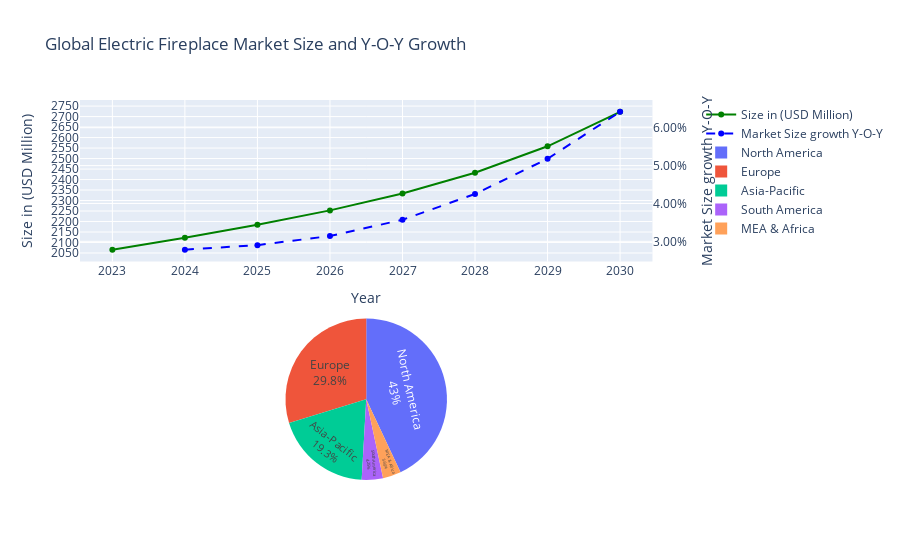

This figure's notebook cell:
### Code cell
import pandas as pd
import plotly.graph_objects as go
from plotly.subplots import make_subplots

# Load the Excel file
file_path = 'firemarket.xlsx'
sheet_names = ['Table1', 'Table2', 'Table3', 'Table4', 'Table5', 'Table6', 'Table7']

data = {sheet: pd.read_excel(file_path, sheet_name=sheet) for sheet in sheet_names}
df_table1 = data['Table1']
df_table2 = data['Table2']

# Create subplots with secondary y-axis for line plot and a separate subplot for pie chart
fig = make_subplots(
    rows=2, cols=1, 
    specs=[[{"secondary_y": True}], [{"type": "domain"}]]
)

# Add traces for line plot
fig.add_trace(
    go.Scatter(x=df_table1['Year'], y=df_table1['Size in (USD Million)'], name='Size in (USD Million)',
               mode='lines+markers', line=dict(color='green')),
    row=1, col=1, secondary_y=False,
)

fig.add_trace(
    go.Scatter(x=df_table1['Year'], y=df_table1['Market Size and Y-O-Y'], name='Market Size growth Y-O-Y',
               mode='lines+markers', line=dict(color='blue', dash='dash')),
    row=1, col=1, secondary_y=True,
)

# Add figure title
fig.update_layout(
    title_text="Global Electric Fireplace Market Size and Y-O-Y Growth"
)

# Set x-axis title
fig.update_xaxes(title_text="Year", row=1, col=1)

# Set y-axes titles
fig.update_yaxes(title_text="Size in (USD Million)", secondary_y=False, row=1, col=1)
fig.update_yaxes(title_text="Market Size growth Y-O-Y", secondary_y=True, row=1, col=1)

# Set y-axis tick interval
fig.update_yaxes(tick0=0, dtick=50, secondary_y=False, row=1, col=1)
fig.update_yaxes(tickformat=".2%", secondary_y=True, row=1, col=1)

# Prepare data for pie chart (for the year 2023)
regions = ['North America', 'Europe', 'Asia-Pacific', 'MEA & Africa', 'South America']
market_share_2023 = df_table2[df_table2['by Region/Year'] == 2023].iloc[0, 1:6].values

# Add pie chart trace
fig.add_trace(
    go.Pie(labels=regions, values=market_share_2023, name="Market Share by Region (2023)"),
    row=2, col=1
)

# Update layout for the pie chart
fig.update_traces(textposition='inside', textinfo='percent+label', row=2, col=1)

# Show the plot
fig.show()

### Figure 1 — Plotly figure (JSON) as saved in the notebook; plotly's stock layout.template omitted (floating-point values rounded to 4 significant figures)
{"data": [{"line": {"color": "green"}, "mode": "lines+markers", "name": "Size in (USD Million)", "type": "scatter", "x": [2023, 2024, 2025, 2026, 2027, 2028, 2029, 2030], "xaxis": "x", "y": [2066.0, 2123.0, 2185.0, 2253.0, 2334.0, 2433.0, 2558.0, 2723.0], "yaxis": "y"}, {"line": {"color": "blue", "dash": "dash"}, "mode": "lines+markers", "name": "Market Size growth Y-O-Y", "type": "scatter", "x": [2023, 2024, 2025, 2026, 2027, 2028, 2029, 2030], "xaxis": "x", "y": [null, 0.0278, 0.029, 0.0314, 0.0357, 0.0425, 0.0518, 0.0642], "yaxis": "y2"}, {"domain": {"x": [0, 0.94], "y": [0, 0.425]}, "labels": ["North America", "Europe", "Asia-Pacific", "MEA & Africa", "South America"], "name": "Market Share by Region (2023)", "textinfo": "percent+label", "textposition": "inside", "type": "pie", "values": [888.8, 614.8, 399.6, 75, 87.81]}], "layout": {"title": {"text": "Global Electric Fireplace Market Size and Y-O-Y Growth"}, "xaxis": {"anchor": "y", "domain": [0, 0.94], "title": {"text": "Year"}}, "yaxis": {"anchor": "x", "domain": [0.575, 1], "dtick": 50, "tick0": 0, "title": {"text": "Size in (USD Million)"}}, "yaxis2": {"anchor": "x", "overlaying": "y", "side": "right", "tickformat": ".2%", "title": {"text": "Market Size growth Y-O-Y"}}}}
